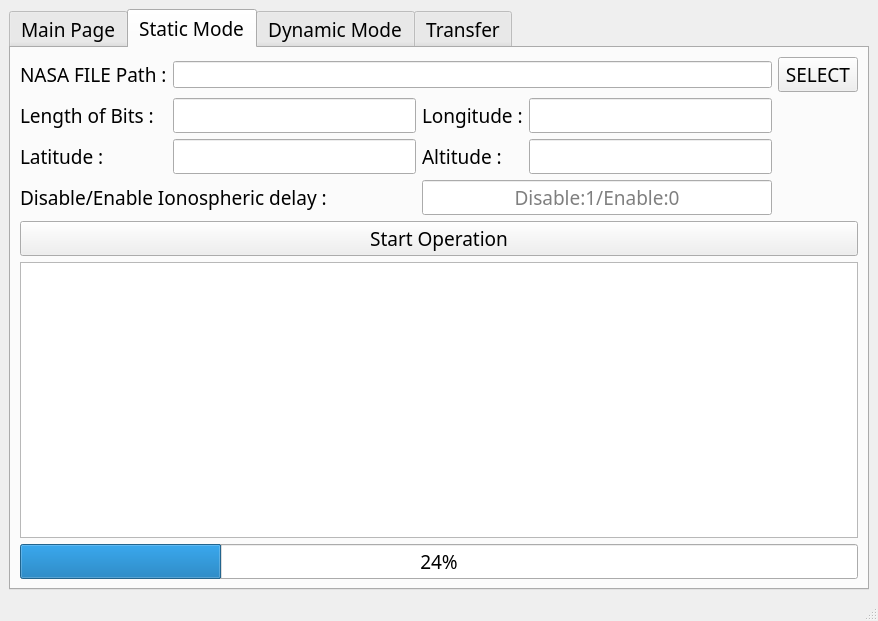
<?xml version="1.0" encoding="UTF-8"?>
<ui version="4.0">
 <class>MainWindow</class>
 <widget class="QMainWindow" name="MainWindow">
  <property name="geometry">
   <rect>
    <x>0</x>
    <y>0</y>
    <width>878</width>
    <height>621</height>
   </rect>
  </property>
  <property name="sizePolicy">
   <sizepolicy hsizetype="Preferred" vsizetype="Preferred">
    <horstretch>0</horstretch>
    <verstretch>0</verstretch>
   </sizepolicy>
  </property>
  <property name="windowTitle">
   <string>MainWindow</string>
  </property>
  <widget class="QWidget" name="centralwidget">
   <layout class="QHBoxLayout" name="horizontalLayout">
    <item>
     <widget class="QTabWidget" name="tabWidget">
      <property name="font">
       <font>
        <family>Arial Rounded MT Bold</family>
        <pointsize>14</pointsize>
        <weight>50</weight>
        <bold>false</bold>
       </font>
      </property>
      <property name="currentIndex">
       <number>1</number>
      </property>
      <widget class="QWidget" name="tab">
       <attribute name="title">
        <string>Main Page</string>
       </attribute>
       <layout class="QGridLayout" name="gridLayout">
        <item row="0" column="0">
         <widget class="QLabel" name="label">
          <property name="focusPolicy">
           <enum>Qt::NoFocus</enum>
          </property>
          <property name="contextMenuPolicy">
           <enum>Qt::NoContextMenu</enum>
          </property>
          <property name="frameShape">
           <enum>QFrame::NoFrame</enum>
          </property>
          <property name="text">
           <string>&lt;html&gt;&lt;head/&gt;&lt;body&gt;&lt;p&gt;&lt;span style=&quot; font-size:12pt;&quot;&gt;GPS-SDR-SIM generates GPS baseband signal data streams,&lt;/span&gt;&lt;/p&gt;&lt;p&gt;&lt;span style=&quot; font-size:12pt;&quot;&gt;which can be converted to RF using software-defined&lt;/span&gt;&lt;/p&gt;&lt;p&gt;&lt;span style=&quot; font-size:12pt;&quot;&gt;radio (SDR) platforms, such as ADALM-Pluto, bladeRF, HackRF, and USRP.&lt;/span&gt;&lt;/p&gt;&lt;/body&gt;&lt;/html&gt;</string>
          </property>
          <property name="textFormat">
           <enum>Qt::AutoText</enum>
          </property>
          <property name="alignment">
           <set>Qt::AlignLeading|Qt::AlignLeft|Qt::AlignTop</set>
          </property>
         </widget>
        </item>
       </layout>
      </widget>
      <widget class="QWidget" name="tab_2">
       <attribute name="title">
        <string>Static Mode</string>
       </attribute>
       <layout class="QGridLayout" name="gridLayout_6">
        <item row="1" column="2">
         <widget class="QLabel" name="label_4">
          <property name="font">
           <font>
            <family>Arial Rounded MT Bold</family>
            <pointsize>14</pointsize>
            <weight>50</weight>
            <bold>false</bold>
            <kerning>true</kerning>
           </font>
          </property>
          <property name="text">
           <string>Longitude :</string>
          </property>
         </widget>
        </item>
        <item row="2" column="2">
         <widget class="QLabel" name="label_6">
          <property name="text">
           <string>Altitude :</string>
          </property>
         </widget>
        </item>
        <item row="3" column="0" colspan="2">
         <widget class="QLabel" name="label_7">
          <property name="text">
           <string>Disable/Enable Ionospheric delay :</string>
          </property>
         </widget>
        </item>
        <item row="5" column="0" colspan="5">
         <widget class="QTextEdit" name="TEXTRes">
          <property name="readOnly">
           <bool>true</bool>
          </property>
         </widget>
        </item>
        <item row="0" column="4">
         <widget class="QPushButton" name="BtnSelect">
          <property name="font">
           <font>
            <family>Arial Rounded MT Bold</family>
            <pointsize>14</pointsize>
            <weight>50</weight>
            <bold>false</bold>
           </font>
          </property>
          <property name="styleSheet">
           <string notr="true"/>
          </property>
          <property name="text">
           <string>SELECT</string>
          </property>
         </widget>
        </item>
        <item row="0" column="0">
         <widget class="QLabel" name="label_3">
          <property name="text">
           <string>NASA FILE Path :</string>
          </property>
         </widget>
        </item>
        <item row="0" column="1" colspan="3">
         <widget class="QLineEdit" name="TxtPath">
          <property name="font">
           <font>
            <family>Times New Roman</family>
            <pointsize>12</pointsize>
            <weight>50</weight>
            <bold>false</bold>
           </font>
          </property>
         </widget>
        </item>
        <item row="1" column="1">
         <widget class="QLineEdit" name="TxtB">
          <property name="alignment">
           <set>Qt::AlignCenter</set>
          </property>
         </widget>
        </item>
        <item row="4" column="0" colspan="5">
         <widget class="QPushButton" name="BtnOperation">
          <property name="font">
           <font>
            <family>Arial Rounded MT Bold</family>
            <pointsize>14</pointsize>
            <weight>50</weight>
            <bold>false</bold>
           </font>
          </property>
          <property name="styleSheet">
           <string notr="true"/>
          </property>
          <property name="text">
           <string>Start Operation</string>
          </property>
         </widget>
        </item>
        <item row="2" column="3">
         <widget class="QLineEdit" name="TxtAltitude">
          <property name="alignment">
           <set>Qt::AlignCenter</set>
          </property>
         </widget>
        </item>
        <item row="6" column="0" colspan="5">
         <widget class="QProgressBar" name="progressBar">
          <property name="value">
           <number>24</number>
          </property>
         </widget>
        </item>
        <item row="1" column="3">
         <widget class="QLineEdit" name="TxtLongitude">
          <property name="alignment">
           <set>Qt::AlignCenter</set>
          </property>
         </widget>
        </item>
        <item row="3" column="2" colspan="2">
         <widget class="QLineEdit" name="Txtion">
          <property name="whatsThis">
           <string/>
          </property>
          <property name="inputMask">
           <string/>
          </property>
          <property name="text">
           <string/>
          </property>
          <property name="alignment">
           <set>Qt::AlignCenter</set>
          </property>
          <property name="placeholderText">
           <string>Disable:1/Enable:0</string>
          </property>
         </widget>
        </item>
        <item row="1" column="0">
         <widget class="QLabel" name="label_2">
          <property name="text">
           <string>Length of Bits :</string>
          </property>
         </widget>
        </item>
        <item row="2" column="0">
         <widget class="QLabel" name="label_5">
          <property name="text">
           <string>Latitude :</string>
          </property>
         </widget>
        </item>
        <item row="2" column="1">
         <widget class="QLineEdit" name="TxLatitude">
          <property name="alignment">
           <set>Qt::AlignCenter</set>
          </property>
         </widget>
        </item>
       </layout>
      </widget>
      <widget class="QWidget" name="tab_3">
       <attribute name="title">
        <string>Dynamic Mode</string>
       </attribute>
       <layout class="QGridLayout" name="gridLayout_4">
        <item row="2" column="1">
         <widget class="QLineEdit" name="TxtB_Tab3">
          <property name="alignment">
           <set>Qt::AlignCenter</set>
          </property>
         </widget>
        </item>
        <item row="1" column="1" colspan="2">
         <widget class="QLineEdit" name="TxtNmea">
          <property name="font">
           <font>
            <family>Times New Roman</family>
            <pointsize>12</pointsize>
            <weight>50</weight>
            <bold>false</bold>
           </font>
          </property>
         </widget>
        </item>
        <item row="4" column="0" colspan="4">
         <widget class="QPushButton" name="BtnOperation_Tab3">
          <property name="font">
           <font>
            <family>Arial Rounded MT Bold</family>
            <pointsize>14</pointsize>
            <weight>50</weight>
            <bold>false</bold>
           </font>
          </property>
          <property name="styleSheet">
           <string notr="true"/>
          </property>
          <property name="text">
           <string>Start Operation</string>
          </property>
         </widget>
        </item>
        <item row="1" column="0">
         <widget class="QLabel" name="label_28">
          <property name="enabled">
           <bool>true</bool>
          </property>
          <property name="text">
           <string>Nmea FILE Path :</string>
          </property>
         </widget>
        </item>
        <item row="0" column="0">
         <widget class="QLabel" name="label_27">
          <property name="text">
           <string>NASA FILE Path :</string>
          </property>
         </widget>
        </item>
        <item row="1" column="3">
         <widget class="QPushButton" name="BtnSelect_Nmea">
          <property name="font">
           <font>
            <family>Arial Rounded MT Bold</family>
            <pointsize>14</pointsize>
            <weight>50</weight>
            <bold>false</bold>
           </font>
          </property>
          <property name="styleSheet">
           <string notr="true"/>
          </property>
          <property name="text">
           <string>SELECT</string>
          </property>
         </widget>
        </item>
        <item row="3" column="0" colspan="2">
         <widget class="QLabel" name="label_22">
          <property name="text">
           <string>Disable/Enable Ionospheric delay :</string>
          </property>
         </widget>
        </item>
        <item row="5" column="0" colspan="4">
         <widget class="QTextEdit" name="TEXTRes_Tab3">
          <property name="readOnly">
           <bool>true</bool>
          </property>
         </widget>
        </item>
        <item row="3" column="2">
         <widget class="QLineEdit" name="Txtion_Tab3">
          <property name="whatsThis">
           <string/>
          </property>
          <property name="inputMask">
           <string/>
          </property>
          <property name="text">
           <string/>
          </property>
          <property name="alignment">
           <set>Qt::AlignCenter</set>
          </property>
          <property name="placeholderText">
           <string>Disable:1/Enable:0</string>
          </property>
         </widget>
        </item>
        <item row="0" column="1" colspan="2">
         <widget class="QLineEdit" name="TxtNasa_Tab3">
          <property name="font">
           <font>
            <family>Times New Roman</family>
            <pointsize>12</pointsize>
            <weight>50</weight>
            <bold>false</bold>
           </font>
          </property>
         </widget>
        </item>
        <item row="2" column="0">
         <widget class="QLabel" name="label_23">
          <property name="text">
           <string>Length of Bits :</string>
          </property>
         </widget>
        </item>
        <item row="0" column="3">
         <widget class="QPushButton" name="BtnSelect_Nasa_Tab3">
          <property name="font">
           <font>
            <family>Arial Rounded MT Bold</family>
            <pointsize>14</pointsize>
            <weight>50</weight>
            <bold>false</bold>
           </font>
          </property>
          <property name="styleSheet">
           <string notr="true"/>
          </property>
          <property name="text">
           <string>SELECT</string>
          </property>
         </widget>
        </item>
        <item row="6" column="0" colspan="4">
         <widget class="QProgressBar" name="progressBar_Tab3">
          <property name="value">
           <number>24</number>
          </property>
         </widget>
        </item>
       </layout>
      </widget>
      <widget class="QWidget" name="tab_4">
       <attribute name="title">
        <string>Transfer</string>
       </attribute>
       <layout class="QGridLayout" name="gridLayout_2">
        <item row="4" column="0" colspan="5">
         <widget class="QPushButton" name="BtnOperation_Tab4">
          <property name="font">
           <font>
            <family>Arial Rounded MT Bold</family>
            <pointsize>14</pointsize>
            <weight>50</weight>
            <bold>false</bold>
           </font>
          </property>
          <property name="styleSheet">
           <string notr="true"/>
          </property>
          <property name="text">
           <string>Start Operation</string>
          </property>
         </widget>
        </item>
        <item row="1" column="1" colspan="4">
         <widget class="QLineEdit" name="TxtFreq_4">
          <property name="alignment">
           <set>Qt::AlignCenter</set>
          </property>
          <property name="placeholderText">
           <string>1575420000</string>
          </property>
         </widget>
        </item>
        <item row="0" column="1" colspan="3">
         <widget class="QLineEdit" name="TxtFile_4">
          <property name="alignment">
           <set>Qt::AlignCenter</set>
          </property>
         </widget>
        </item>
        <item row="3" column="0">
         <widget class="QLabel" name="label_17">
          <property name="text">
           <string>RX/TX RF Amplifier:</string>
          </property>
         </widget>
        </item>
        <item row="0" column="4">
         <widget class="QPushButton" name="BtnSelect_4">
          <property name="font">
           <font>
            <family>Arial Rounded MT Bold</family>
            <pointsize>14</pointsize>
            <weight>50</weight>
            <bold>false</bold>
           </font>
          </property>
          <property name="styleSheet">
           <string notr="true"/>
          </property>
          <property name="text">
           <string>SELECT</string>
          </property>
         </widget>
        </item>
        <item row="3" column="3">
         <widget class="QLineEdit" name="TxtGain_4">
          <property name="alignment">
           <set>Qt::AlignCenter</set>
          </property>
          <property name="placeholderText">
           <string>0-47</string>
          </property>
         </widget>
        </item>
        <item row="2" column="0">
         <widget class="QLabel" name="label_19">
          <property name="font">
           <font>
            <family>Arial Rounded MT Bold</family>
            <pointsize>14</pointsize>
            <weight>50</weight>
            <bold>false</bold>
            <kerning>true</kerning>
           </font>
          </property>
          <property name="text">
           <string>Sampling Frequency in Hz:</string>
          </property>
         </widget>
        </item>
        <item row="3" column="1">
         <widget class="QLineEdit" name="TxtRXTX_4">
          <property name="enabled">
           <bool>true</bool>
          </property>
          <property name="whatsThis">
           <string/>
          </property>
          <property name="inputMask">
           <string/>
          </property>
          <property name="text">
           <string/>
          </property>
          <property name="alignment">
           <set>Qt::AlignCenter</set>
          </property>
          <property name="placeholderText">
           <string>Disable:0/Enable:1</string>
          </property>
         </widget>
        </item>
        <item row="3" column="2">
         <widget class="QLabel" name="label_16">
          <property name="text">
           <string>TX VGA Gain:</string>
          </property>
         </widget>
        </item>
        <item row="2" column="1" colspan="4">
         <widget class="QLineEdit" name="TxtFreqSampl_4">
          <property name="alignment">
           <set>Qt::AlignCenter</set>
          </property>
          <property name="placeholderText">
           <string>2600000</string>
          </property>
         </widget>
        </item>
        <item row="0" column="0">
         <widget class="QLabel" name="label_18">
          <property name="text">
           <string>Data File:</string>
          </property>
         </widget>
        </item>
        <item row="5" column="0" colspan="5">
         <widget class="QTextEdit" name="TEXTRes_Tab4">
          <property name="readOnly">
           <bool>true</bool>
          </property>
         </widget>
        </item>
        <item row="1" column="0">
         <widget class="QLabel" name="label_15">
          <property name="font">
           <font>
            <family>Arial Rounded MT Bold</family>
            <pointsize>14</pointsize>
            <weight>50</weight>
            <bold>false</bold>
            <kerning>true</kerning>
           </font>
          </property>
          <property name="text">
           <string>Center Frequency in Hz:</string>
          </property>
         </widget>
        </item>
       </layout>
      </widget>
     </widget>
    </item>
   </layout>
  </widget>
  <widget class="QMenuBar" name="menubar">
   <property name="geometry">
    <rect>
     <x>0</x>
     <y>0</y>
     <width>878</width>
     <height>21</height>
    </rect>
   </property>
  </widget>
  <widget class="QStatusBar" name="statusbar"/>
 </widget>
 <resources/>
 <connections/>
</ui>
